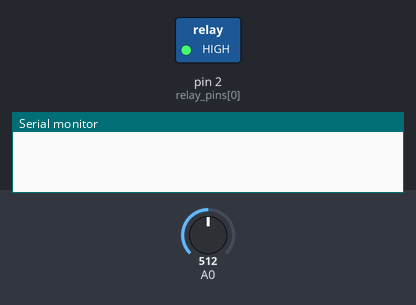
Bench run of a sketch on a simulated Arduino Uno, built with avr-gcc and run on an emulated ATmega328P. On the bench: switched loads named in the sketch (green lamp = pin HIGH), the last lines printed to the serial monitor. The inputs (shaded band) are chosen by the test bench; at power-on: A0 = 512.

Above: at 5.2 s.
5.3 s: A0 set to 591
11.5 s: A0 set to 608
At 16.3 s:
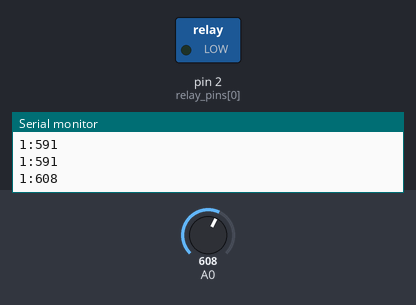
17.5 s: A0 set to 511
At 23.2 s:
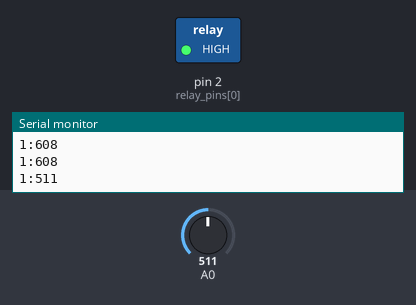
23.5 s: A0 set to 716
At 29.1 s:
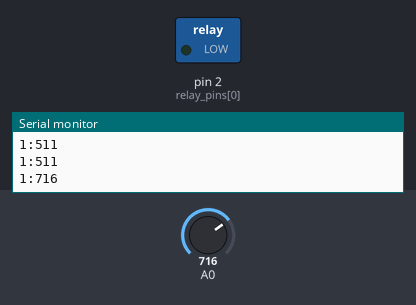
Timing chart, 0 to 30.5 s (numbered marks = the images above; inputs shaded):
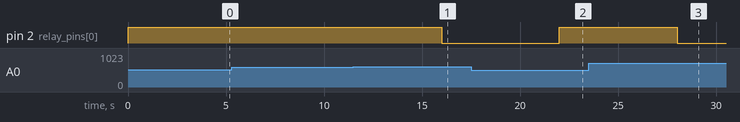

The sketch:

Water_Device_alpha.ino
```cpp
#define HUMIDITY_SENSORS  1
#define WATERING_THRESHOLD 5

// relay states for digitalwrite
#define RELAY_ON 0
#define RELAY_OFF 1

int relay_pins[HUMIDITY_SENSORS] = {2};
int Humidity_Pins[HUMIDITY_SENSORS] = {0};

void setup() {
  // setup serial
 Serial.begin(9600);

  for (int i = 0; i < HUMIDITY_SENSORS; ++i)
  {
    // Turn off all pumps
    digitalWrite(relay_pins[i], RELAY_OFF);
    pinMode(relay_pins[i], OUTPUT);

  }
  delay(4000);
}

void loop() {

  for (int i =0; i < HUMIDITY_SENSORS; ++i)
  {
    int val = analogRead(Humidity_Pins[i]);
    delay(3000);
    Serial.print(i+1);
    Serial.print(":");
    Serial.println(val);

    if ((10-(val/100)) < WATERING_THRESHOLD)
    {
      digitalWrite(relay_pins[i], RELAY_ON);// set the Relay ON
    }
    else
    {
      digitalWrite(relay_pins[i], RELAY_OFF);// set the Relay OFF
    }
  }
}
```

Measured:
- the behaviour switches between 599 and 600 on A0 (found by bisection; images 0 and 1)
- after the input at 11.5 s, pin 2 (relay_pins[0]): HIGH → LOW after 4.5 s
- after the input at 17.5 s, pin 2 (relay_pins[0]): LOW → HIGH after 4.5 s
- after the input at 23.5 s, pin 2 (relay_pins[0]): HIGH → LOW after 4.5 s
